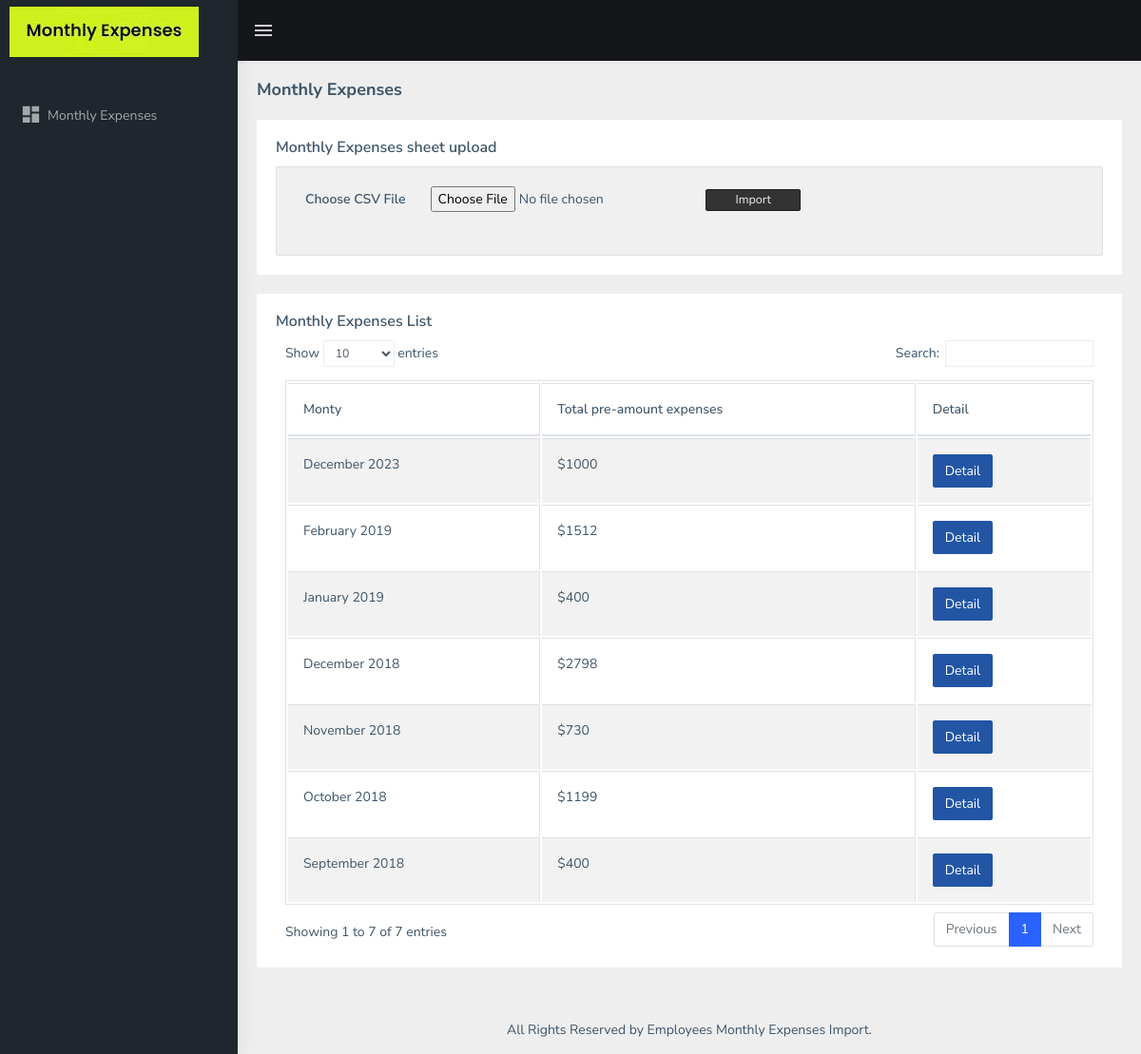
The app's page /Project/index.php with its own data.
### tables this page shows
CREATE TABLE `emp_employees_monthly_expenses` (
  `id` int(11) NOT NULL,
  `date` date NOT NULL,
  `category` varchar(100) DEFAULT NULL,
  `employee_name` varchar(50) DEFAULT NULL,
  `employee_address` text DEFAULT NULL,
  `employee_email_address` varchar(50) DEFAULT NULL,
  `expense_description` longtext DEFAULT NULL,
  `pre_tax_amount` float NOT NULL,
  `tax_amount` float NOT NULL,
  `created_date` datetime NOT NULL,
  `updated_date` datetime NOT NULL DEFAULT current_timestamp(),
  `status` tinyint(1) NOT NULL DEFAULT 1
);

### Project/application/core/MY_Loader.php (called while the page is built, shortened)
<?php (defined('BASEPATH')) OR exit('No direct script access allowed');
require APPPATH."third_party/MX/Loader.php";
class MY_Loader extends MX_Loader {
	function ext_view($folder, $view, $vars = array(), $return = FALSE) {
        return $this->_ci_load(array(
                    '_ci_view' => $view,
                    '_ci_vars' => $this->_ci_object_to_array($vars),
                    '_ci_return' => $return
                ));
      }
}

### Project/application/modules/welcome/controllers/Welcome.php (called while the page is built, shortened)
<?php
class Welcome extends MY_Controller {
	var $data;
	public function __construct()
	{
		$this->data = array(
			'pno' => 1,
			'heading' => 'Dashboard',
			'sub_heading' => 'Dashboard',
			'title' => 'Dashboard'
		);
		$this->load->model('welcome_model');
	}
	public function index()
	{
		$data = $this->data;
		$data['result'] = $this->welcome_model->get_expense_list_by_month();
		$data['main'] = "welcome";
		$this->load->ext_view(_TEMPLATE_PATH, 'template', $data);
	}
}

### Project/index.php (called while the page is built, shortened)
<?php
require_once BASEPATH.'core/CodeIgniter.php';

### Project/application/modules/welcome/models/Welcome_model.php (called while the page is built, shortened)
<?php
class Welcome_model extends CI_Model
{
    var $table2;
    public function __construct()
    {
        $this->table2 = $this->db->dbprefix.'employees_monthly_expenses';
    }
    public function get_expense_list_by_month()
    {
        $sql = "SELECT id, date as exp_month, sum(pre_tax_amount) as pamount FROM ".$this->table2." GROUP BY YEAR(date), MONTH(date) ORDER BY date DESC";
        $query = $this->db->query($sql);
        if($query->num_rows() > 0)
        {
            return $query->result();
        }
        else
        {
            return null;
        }
    }
}
?>

### Project/application/modules/welcome/views/welcome.php (the view, shortened to what this page needs)
<div class="page-breadcrumb">
    <div class="row">
        <div class="col-12 d-flex no-block align-items-center">
            <h4 class="page-title">Monthly Expenses</h4>
        </div>
    </div>
</div>
<div class="container-fluid">
    <div class="card">
        <div class="card-body">
            <h5 class="card-title">Monthly Expenses sheet upload</h5>
            <div class="outer-scontainer">
                <form class="form-horizontal" action="<?php echo base_url();?>welcome/upload_csv" method="post" name="frmCSVImport" id="frmCSVImport" enctype="multipart/form-data">
                    <div class="input-row">
                        <label class="col-md-2 control-label">Choose CSV File</label>
                        <input type="file" name="file" id="file" accept=".csv">
                        <button type="submit" id="submit" name="import" class="btn-submit">Import</button>
                        <br />
                    </div>
                </form>
            </div>
        </div>
    </div>
    <div class="card">
        <div class="card-body">
            <h5 class="card-title">Monthly Expenses List</h5>
            <div class="table-responsive">
                <table id="monthly_expenses" class="table table-striped table-bordered">
                    <thead>
                        <tr>
                            <th>Monty</th>
                            <th>Total pre-amount expenses</th>
                            <th>Detail</th>
                        </tr>
                    </thead>
                    <tbody>
                    <?php
                    if($result != null)
                    {
                        foreach($result as $rows)
                        {
                            ?>
                            <tr>
                                <td><?php echo date("F Y", strtotime($rows->exp_month));?></td>
                                <td>$<?php echo $rows->pamount;?></td>
                                <td><a href="<?php echo base_url();?>welcome/monthly_detail/<?php echo date("Y-m", strtotime($rows->exp_month));?>" class="btn btn-info">Detail</a></td>
                            </tr>
                            <?php
                        }
                    }
                    ?>
                </table>
            </div>
        </div>
    </div>
</div>

### Project/application/third_party/MX/Loader.php (shortened to what this page needs)
<?php (defined('BASEPATH')) OR exit('No direct script access allowed');
class MX_Loader extends CI_Loader
{
	protected $_module;
	public $_ci_cached_vars = array();
	public function initialize($controller = NULL)
	{
		$this->_module = CI::$APP->router->fetch_module();
	}
	public function model($model, $object_name = NULL, $connect = FALSE)
	{
		if (is_array($model)) return $this->models($model);
		($_alias = $object_name) OR $_alias = basename($model);
		list($path, $_model) = Modules::find(strtolower($model), $this->_module, 'models/');
		if ($path == FALSE)
		{
			parent::model($model, $object_name, $connect);
		}
		else
		{
			CI::$APP->$_alias = new $model();
		}
		return $this;
	}
	public function models($models)
	{
		return $this;
	}
	public function view($view, $vars = array(), $return = FALSE)
	{
		list($path, $_view) = Modules::find($view, $this->_module, 'views/');
		if ($path != FALSE)
		{
			$this->_ci_view_paths = array($path => TRUE) + $this->_ci_view_paths;
			$view = $_view;
		}
		return $this->_ci_load(array('_ci_view' => $view, '_ci_vars' => $this->_ci_object_to_array($vars), '_ci_return' => $return));
	}
	public function _ci_load($_ci_data)
	{
		extract($_ci_data);
		if (isset($_ci_view))
		{
			$_ci_path = '';
			$_ci_file = (pathinfo($_ci_view, PATHINFO_EXTENSION)) ? $_ci_view : $_ci_view.EXT;
			foreach ($this->_ci_view_paths as $path => $cascade)
			{
				if (file_exists($view = $path.$_ci_file))
				{
					$_ci_path = $view;
					break;
				}
			}
		}
		elseif (isset($_ci_path))
		{
			$_ci_file = basename($_ci_path);
			if( ! file_exists($_ci_path)) $_ci_path = '';
		}
		if (isset($_ci_vars))
			$this->_ci_cached_vars = array_merge($this->_ci_cached_vars, (array) $_ci_vars);
		extract($this->_ci_cached_vars);
		if ((bool) @ini_get('short_open_tag') === FALSE && CI::$APP->config->item('rewrite_short_tags') == TRUE)
		{
			echo eval('?>'.preg_replace("/;*\s*\?>/", "; ?>", str_replace('<?=', '<?php echo ', file_get_contents($_ci_path))));
		}
		else
		{
			include($_ci_path);
		}
	}
	protected function _ci_object_to_array($object) {
	    return is_object($object) ? get_object_vars($object) : $object;
	}
}

### Project/application/modules/template/template.php (shortened to what this page needs)
<!DOCTYPE html>
<html dir="ltr">
<head>
    <link href="<?php echo _CSS_PATH;?>dataTables.bootstrap4.css" rel="stylesheet">
    <link href="<?php echo _CSS_PATH;?>style.min.css" rel="stylesheet">
</head>
<body>
    <div class="main-wrapper">
        <div id="main-wrapper">
            <?php $this->view('header');?>
            <?php $this->view('leftsidebar');?>
            <div class="page-wrapper">
                <?php $this->view($main); ?>
                <?php $this->view('footer');?>
            </div>
        </div>
    </div>
</body>
</html>

### Project/application/modules/template/header.php (shortened to what this page needs)
<header class="topbar" data-navbarbg="skin5">
    <nav class="navbar top-navbar navbar-expand-md navbar-dark">
        <div class="navbar-header" data-logobg="skin5">
            <a class="navbar-brand" href="<?php echo base_url();?>">
                        <span class="logo-text">
                             <img src="<?php echo _IMAGES_PATH;?>homelogo.jpg" alt="homepage" class="light-logo" />
                        </span>
                    </a>
        </div>
        <div class="navbar-collapse collapse" id="navbarSupportedContent" data-navbarbg="skin5">
            <ul class="navbar-nav float-left mr-auto">
                <li class="nav-item d-none d-md-block"><a class="nav-link sidebartoggler waves-effect waves-light" href="javascript:void(0)" data-sidebartype="mini-sidebar"><i class="mdi mdi-menu font-24"></i></a></li>
            </ul>
        </div>
    </nav>
</header>

### Project/application/modules/template/leftsidebar.php
<aside class="left-sidebar" data-sidebarbg="skin5">
    <div class="scroll-sidebar">
        <nav class="sidebar-nav">
            <ul id="sidebarnav" class="p-t-30">
                <li class="sidebar-item"> <a class="sidebar-link waves-effect waves-dark sidebar-link" href="<?php echo base_url();?>" aria-expanded="false"><i class="mdi mdi-view-dashboard"></i><span class="hide-menu">Monthly Expenses</span></a></li>
            </ul>
        </nav>
    </div>
</aside>

### Project/application/modules/template/footer.php
<footer class="footer text-center">
    All Rights Reserved by <?php echo _PROJECT_NAME;?>.
</footer>

### records on screen
emp_employees_monthly_expenses: date "December 2023", pamount "1000"
emp_employees_monthly_expenses: date "February 2019", pamount "1512"
emp_employees_monthly_expenses: date "January 2019", pamount "400"
emp_employees_monthly_expenses: date "December 2018", pamount "2798"
emp_employees_monthly_expenses: date "November 2018", pamount "730"
emp_employees_monthly_expenses: date "October 2018", pamount "1199"
emp_employees_monthly_expenses: date "September 2018", pamount "400"

### other values on screen
_PROJECT_NAME "Employees Monthly Expenses Import"
